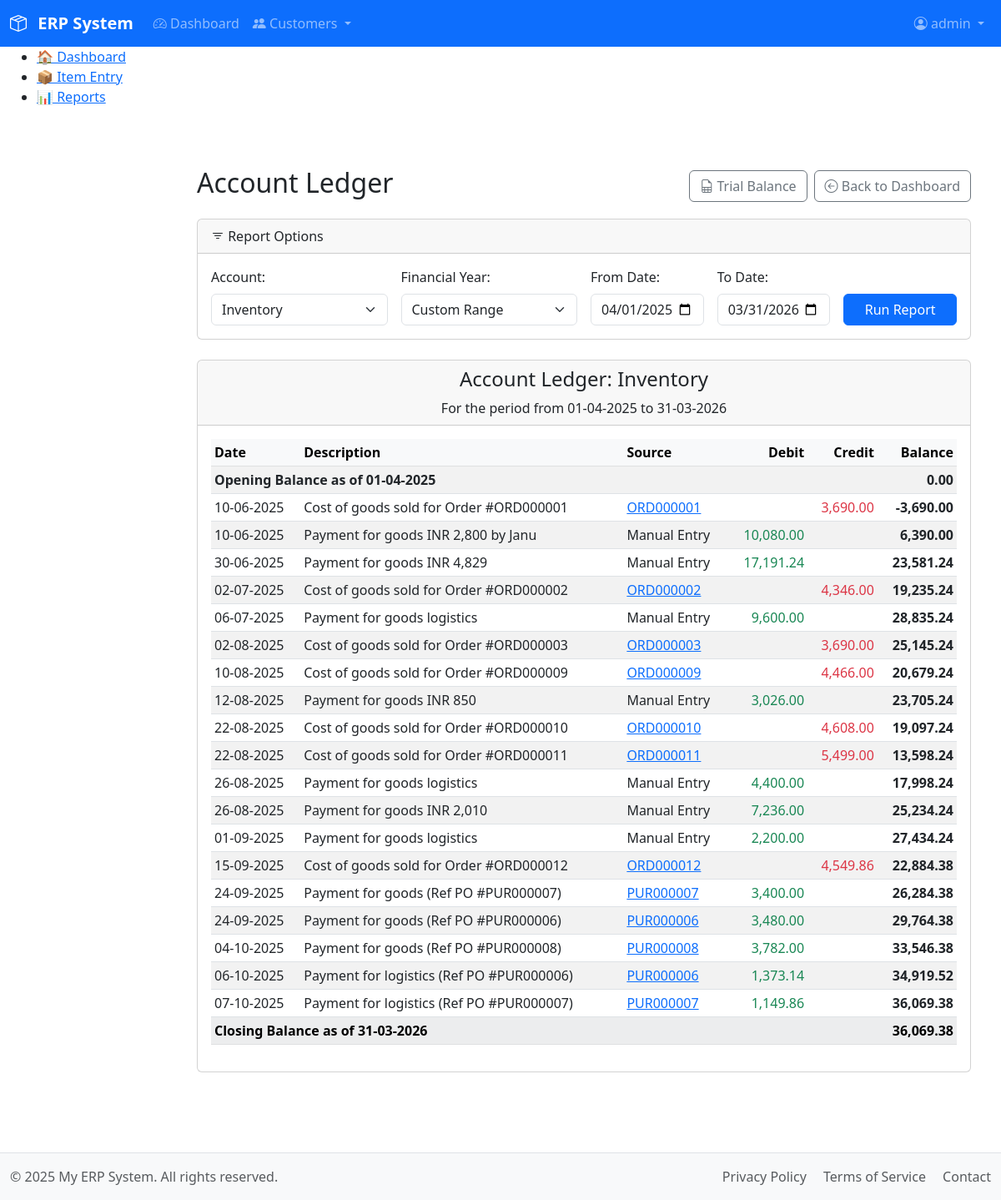
The app's page /modules/accounts/report_account_ledger.php?account_id=4&end_date=2025-11-02 (signed in), older data.
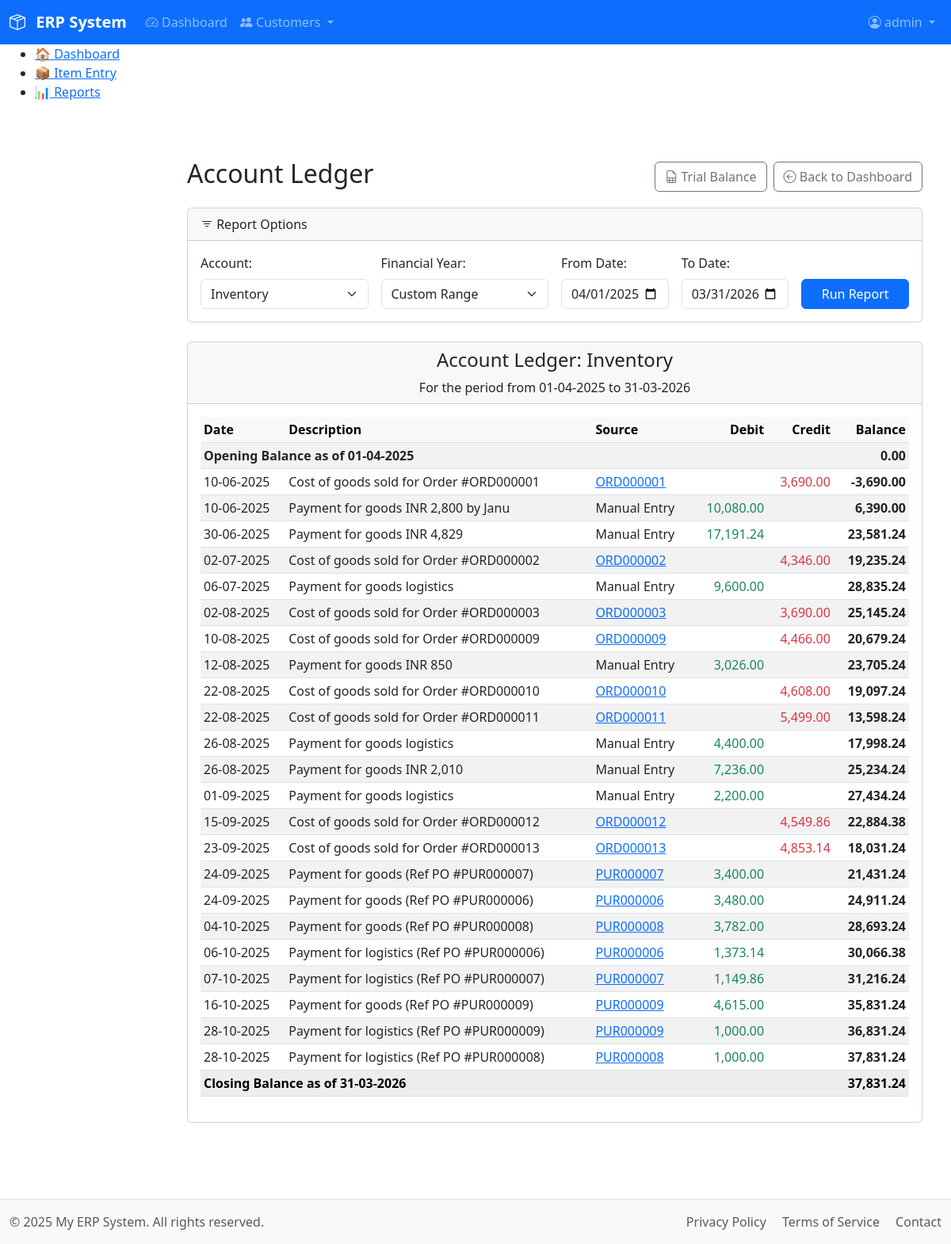
The same page, newer data.
### tables this page shows
CREATE TABLE `acc_chartofaccounts` (
  `account_id` int(11) NOT NULL AUTO_INCREMENT,
  `account_name` varchar(255) NOT NULL,
  `account_type` enum('Asset','Liability','Equity','Revenue','Expense') NOT NULL,
  `normal_balance` enum('debit','credit') NOT NULL,
  `description` text DEFAULT NULL,
  `is_active` tinyint(1) NOT NULL DEFAULT 1,
  `created_at` timestamp NOT NULL DEFAULT current_timestamp(),
  PRIMARY KEY (`account_id`),
  UNIQUE KEY `uk_account_name` (`account_name`),
  KEY `idx_account_type` (`account_type`)
);

CREATE TABLE `acc_transactions` (
  `transaction_id` int(11) NOT NULL AUTO_INCREMENT,
  `transaction_group_id` varchar(20) NOT NULL,
  `account_id` int(11) NOT NULL,
  `transaction_date` datetime NOT NULL,
  `financial_year` varchar(10) NOT NULL,
  `description` varchar(255) NOT NULL,
  `remarks` text DEFAULT NULL,
  `debit_amount` decimal(10,2) DEFAULT NULL,
  `credit_amount` decimal(10,2) DEFAULT NULL,
  `status` enum('Posted','Canceled') NOT NULL DEFAULT 'Posted',
  `source_type` enum('sales_order','purchase_order','manual_entry','opening_balance') DEFAULT NULL,
  `source_id` varchar(20) DEFAULT NULL,
  `created_at` timestamp NOT NULL DEFAULT current_timestamp(),
  `created_by_name` varchar(50) DEFAULT NULL,
  PRIMARY KEY (`transaction_id`),
  KEY `idx_account_id` (`account_id`),
  KEY `idx_transaction_group_id` (`transaction_group_id`),
  KEY `idx_transaction_date` (`transaction_date`),
  KEY `idx_financial_year` (`financial_year`)
);

### includes/functions_acc.php (called while the page is built, shortened)
<?php
function get_account_ledger($account_id, $start_date, $end_date) {
    $db = db();
    $stmt_account = $db->prepare("SELECT normal_balance FROM acc_chartofaccounts WHERE account_id = ?");
    $stmt_account->bind_param("i", $account_id);
    $stmt_account->execute();
    $account_info = $stmt_account->get_result()->fetch_assoc();
    $normal_balance_type = $account_info['normal_balance'];
    $stmt_opening = $db->prepare("
        SELECT
            COALESCE(SUM(debit_amount), 0) as total_debits,
            COALESCE(SUM(credit_amount), 0) as total_credits
        FROM acc_transactions
        WHERE account_id = ?
          AND status = 'Posted'
          AND transaction_date < ?
    ");
    $start_date_for_query = $start_date . ' 00:00:00';
    $stmt_opening->bind_param("is", $account_id, $start_date_for_query);
    $stmt_opening->execute();
    $opening_totals = $stmt_opening->get_result()->fetch_assoc();
    $opening_balance = ($normal_balance_type === 'debit')
        ? $opening_totals['total_debits'] - $opening_totals['total_credits']
        : $opening_totals['total_credits'] - $opening_totals['total_debits'];
    $stmt_transactions = $db->prepare("
        SELECT transaction_date, description, source_type, source_id, debit_amount, credit_amount
        FROM acc_transactions
        WHERE account_id = ?
          AND status = 'Posted'
          AND transaction_date BETWEEN ? AND ?
        ORDER BY transaction_date ASC, transaction_id ASC
    ");
    $end_date_for_query = $end_date . ' 23:59:59';
    $stmt_transactions->bind_param("iss", $account_id, $start_date_for_query, $end_date_for_query);
    $stmt_transactions->execute();
    $transactions = $stmt_transactions->get_result()->fetch_all(MYSQLI_ASSOC);
    $running_balance = $opening_balance;
    foreach ($transactions as $key => $transaction) {
        if ($normal_balance_type === 'debit') {
            $running_balance += ($transaction['debit_amount'] ?? 0) - ($transaction['credit_amount'] ?? 0);
        } else {
            $running_balance += ($transaction['credit_amount'] ?? 0) - ($transaction['debit_amount'] ?? 0);
        }
        $transactions[$key]['running_balance'] = $running_balance;
    }
    return [
        'opening_balance' => $opening_balance,
        'transactions' => $transactions,
        'closing_balance' => $running_balance
    ];
}
function get_source_document_url($source_type, $source_id) {
    if (empty($source_id) || empty($source_type)) {
        return null;
    }
    $url = null;
    switch ($source_type) {
        case 'sales_order':
            $url = "/modules/sales/entry_order.php?order_id=" . urlencode($source_id);
            break;
        case 'purchase_order':
            $url = "/modules/purchase/entry_purchase_order.php?purchase_order_id=" . urlencode($source_id);
            break;
    }
    return $url;
}

### modules/accounts/report_account_ledger.php (the view, shortened to what the rows shown need)
<?php
require_once __DIR__ . '/../../includes/functions_acc.php';
$db = db();
$all_accounts_query = $db->query("SELECT account_id, account_name FROM acc_chartofaccounts WHERE is_active = 1 ORDER BY account_name ASC");
$all_accounts = $all_accounts_query->fetch_all(MYSQLI_ASSOC);
$account_id = $_GET['account_id'] ?? ($all_accounts[0]['account_id'] ?? 0);
$selected_fy = $_GET['financial_year'] ?? '';
if (!empty($selected_fy) && $selected_fy !== 'custom') {
    $startYear = substr($selected_fy, 0, 4);
    $endYear = intval($startYear) + 1;
    $start_date = $startYear . '-04-01';
    $end_date = $endYear . '-03-31';
} elseif (!empty($_GET['start_date']) && !empty($_GET['end_date'])) {
    $start_date = $_GET['start_date'];
    $end_date = $_GET['end_date'];
    $selected_fy = 'custom';
} else {
    $current_month = date('n');
    $current_year = date('Y');
    if ($current_month >= 4) {
        $start_date = $current_year . '-04-01';
        $end_date = ($current_year + 1) . '-03-31';
    } else {
        $start_date = ($current_year - 1) . '-04-01';
        $end_date = $current_year . '-03-31';
        $selected_fy = ($current_year - 1) . '-' . substr($current_year, 2, 2);
    }
}
$ledger_data = [];
$account_name = 'N/A';
$error_message = '';
if ($account_id) {
    try {
        $ledger_data = get_account_ledger($account_id, $start_date, $end_date);
        foreach($all_accounts as $acc) {
            if ($acc['account_id'] == $account_id) {
                $account_name = $acc['account_name'];
                break;
            }
        }
    } catch (Exception $e) {
        $error_message = $e->getMessage();
    }
} else {
    $error_message = "No accounts available. Please add an account in the Chart of Accounts.";
}
require_once __DIR__ . '/../../includes/header.php';
?>
<main class="container mt-4">
    <div class="d-flex justify-content-between align-items-center mb-3">
        <h2>Account Ledger</h2>
    </div>
    <?php if ($error_message): ?>
        <div class="alert alert-danger"><?= htmlspecialchars($error_message) ?></div>
    <?php else: ?>
        <div class="card">
            <div class="card-header text-center">
                <h4>Account Ledger: <?= htmlspecialchars($account_name) ?></h4>
                <p class="mb-0">For the period from <?= htmlspecialchars(date("d-m-Y", strtotime($start_date))) ?> to <?= htmlspecialchars(date("d-m-Y", strtotime($end_date))) ?></p>
            </div>
            <div class="card-body">
                <div class="table-responsive">
                    <table class="table table-sm table-striped table-hover">
                        <thead class="table-light">
                            <tr>
                                <th>Date</th>
                                <th>Description</th>
                                <th>Source</th>
                                <th class="text-end">Debit</th>
                                <th class="text-end">Credit</th>
                                <th class="text-end">Balance</th>
                            </tr>
                        </thead>
                        <tbody>
                            <tr class="fw-bold">
                                <td colspan="5">Opening Balance as of <?= htmlspecialchars(date("d-m-Y", strtotime($start_date))) ?></td>
                                <td class="text-end"><?= number_format($ledger_data['opening_balance'], 2) ?></td>
                            </tr>
                            <?php if (empty($ledger_data['transactions'])): ?>
                                <tr>
                                    <td colspan="6" class="text-center text-muted">No transactions found in this period.</td>
                                </tr>
                            <?php else: ?>
                                <?php foreach ($ledger_data['transactions'] as $txn): ?>
                                <tr>
                                    <td><?= htmlspecialchars(date("d-m-Y", strtotime($txn['transaction_date']))) ?></td>
                                    <td><?= htmlspecialchars($txn['description']) ?></td>
                                    <td>
                                        <?php
                                        $url = get_source_document_url($txn['source_type'], $txn['source_id']);
                                        if ($url):
                                        ?>
                                            <a href="<?= htmlspecialchars($url) ?>" target="_blank">
                                                <?= htmlspecialchars($txn['source_id']) ?>
                                            </a>
                                        <?php else: ?>
                                            Manual Entry
                                        <?php endif; ?>
                                    </td>
                                    <td class="text-end text-success"><?= $txn['debit_amount'] ? number_format($txn['debit_amount'], 2) : '' ?></td>
                                    <td class="text-end text-danger"><?= $txn['credit_amount'] ? number_format($txn['credit_amount'], 2) : '' ?></td>
                                    <td class="text-end fw-bold"><?= number_format($txn['running_balance'], 2) ?></td>
                                </tr>
                                <?php endforeach; ?>
                            <?php endif; ?>
                            <tr class="fw-bold table-light">
                                <td colspan="5">Closing Balance as of <?= htmlspecialchars(date("d-m-Y", strtotime($end_date))) ?></td>
                                <td class="text-end"><?= number_format($ledger_data['closing_balance'], 2) ?></td>
                            </tr>
                        </tbody>
                    </table>
                </div>
            </div>
        </div>
    <?php endif; ?>
</main>
<?php require_once __DIR__ . '/../../includes/footer.php'; ?>

Row changes from the older to the newer data that the page shows:
added acc_transactions: transaction_date "23-09-2025", description "Cost of goods sold for Order #ORD000013", source "ORD000013", credit_amount "4,853.14", running_balance "18,031.24"
computed for acc_transactions "Payment for goods (Ref PO #PUR000007)": running_balance "26,284.38" → "21,431.24"
computed for acc_transactions "Payment for goods (Ref PO #PUR000006)": running_balance "29,764.38" → "24,911.24"
computed for acc_transactions "Payment for goods (Ref PO #PUR000008)": running_balance "33,546.38" → "28,693.24"
computed for acc_transactions "Payment for logistics (Ref PO #PUR000006)": running_balance "34,919.52" → "30,066.38"
computed for acc_transactions "Payment for logistics (Ref PO #PUR000007)": running_balance "36,069.38" → "31,216.24"
added acc_transactions: transaction_date "16-10-2025", description "Payment for goods (Ref PO #PUR000009)", source "PUR000009", debit_amount "4,615.00", running_balance "35,831.24"
added acc_transactions: transaction_date "28-10-2025", description "Payment for logistics (Ref PO #PUR000009)", source "PUR000009", debit_amount "1,000.00", running_balance "36,831.24"
added acc_transactions: transaction_date "28-10-2025", description "Payment for logistics (Ref PO #PUR000008)", source "PUR000008", debit_amount "1,000.00", running_balance "37,831.24"
Text that changed along with them:
$ledger_data['closing_balance']: "36,069.38" → "37,831.24"
